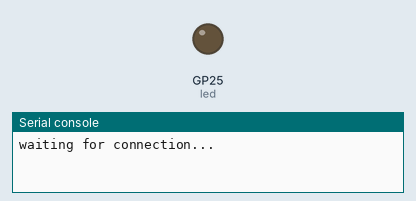
Recording of a program running on a simulated Raspberry Pi Pico running MicroPython. Shown: output pins drawn as LEDs (lit = HIGH), the last lines printed to the serial console. Dashed ring = blinking. WiFi joins after 1.5 s. At 4.0 s the program stops and its outputs stay as they are.

Above: at 1.0 s.
At 2.5 s:
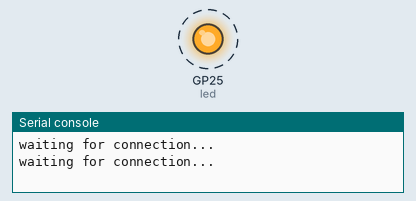
Timing chart, 0 to 3.0 s (numbered marks = the images above):
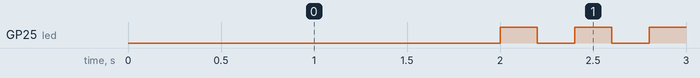

Measured:
- by itself, GP25 (led): alternates HIGH for 0.20 s and LOW for 0.20 s, 11 changes in all, then stays HIGH

The program:

wlan_dhcp.py
```python
# Import required libraries
from machine import Pin
from time import sleep
import network

led = Pin("LED", Pin.OUT)

wlan = network.WLAN(network.STA_IF)
wlan.active(True)
# Disable power-saving mode when wireless chip is idle
wlan.config(pm = 0xa11140)
ssid = 'SSID'
passkey = 'PASSKEY'
wlan.connect(ssid, passkey)

# Wait 10 seconds to connect
max_wait = 10
while max_wait > 0:
    if wlan.status() < 0 or wlan.status() >= 3:
        break
    max_wait -= 1
    print('waiting for connection...')
    sleep(1)

# Handle connection status
if wlan.status() != 3:
    raise RuntimeError('Cannot connect to Wi-Fi.') # network connectivity fails
else:
    # Blink LED...
    s = 5
    while s > 0:
        s -= 1
        led.value(1)
        sleep(0.2)
        led.value(0)
        sleep(0.2)
        led.value(1)

    # ... then print connection information
    status = wlan.ifconfig()
    print( 'Connected to ' + ssid + '. ' + 'My IP: ' + status[0] )
```
